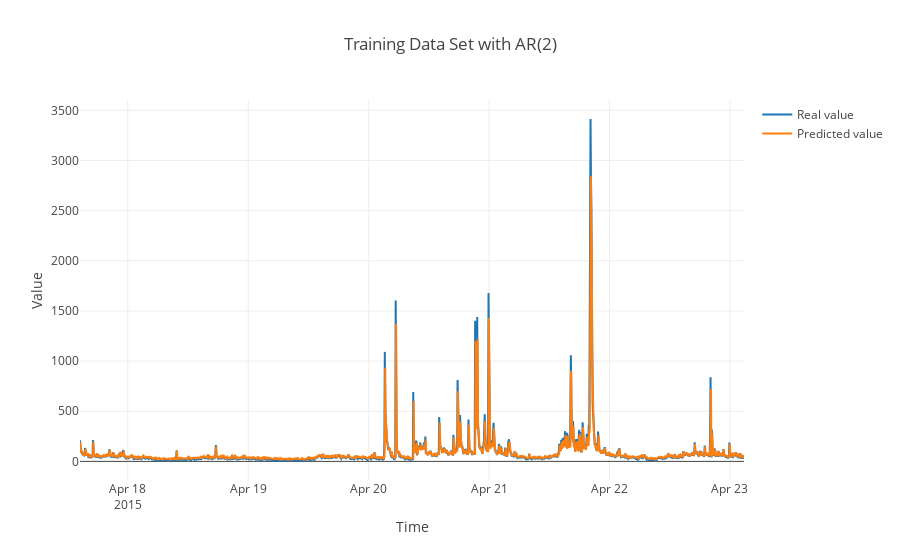

The code cell stored with this chart in its notebook:
### Code cell
ar_model = AR(2)
ar_model.set_training_data_set(training_set_values)
ar_model.set_training_data_time(training_set_time)

ar_model.set_testing_data_set(testing_set_values)
ar_model.set_testing_data_time(testing_set_time)

ar_model.calculate_weights()
prediction = ar_model.get_prediction(ar_model.testing_data_set)

ar_model.plot_result(ar_model.testing_data_time, ar_model.testing_data_set, prediction)

### Figure 1 — Plotly figure (JSON) as saved in the notebook; plotly's stock layout.template omitted (floating-point values rounded to 4 significant figures; data arrays with more than 128 entries replaced by an {"elided": "..."} marker saying what was removed)
{"data": [{"mode": "lines", "name": "Real value", "type": "scatter", "uid": "e47f16da-be5f-49fa-9433-49647e016849", "x": {"elided": "1589 str values"}, "y": {"elided": "1589 int values"}}, {"mode": "lines", "name": "Predicted value", "type": "scatter", "uid": "135a5f19-f5ad-4d96-843e-78d185dc4098", "x": {"elided": "1589 str values"}, "y": {"elided": "1589 float values"}}], "layout": {"title": "Training Data Set with AR(2)", "xaxis": {"title": "Time"}, "yaxis": {"title": "Value"}}}
